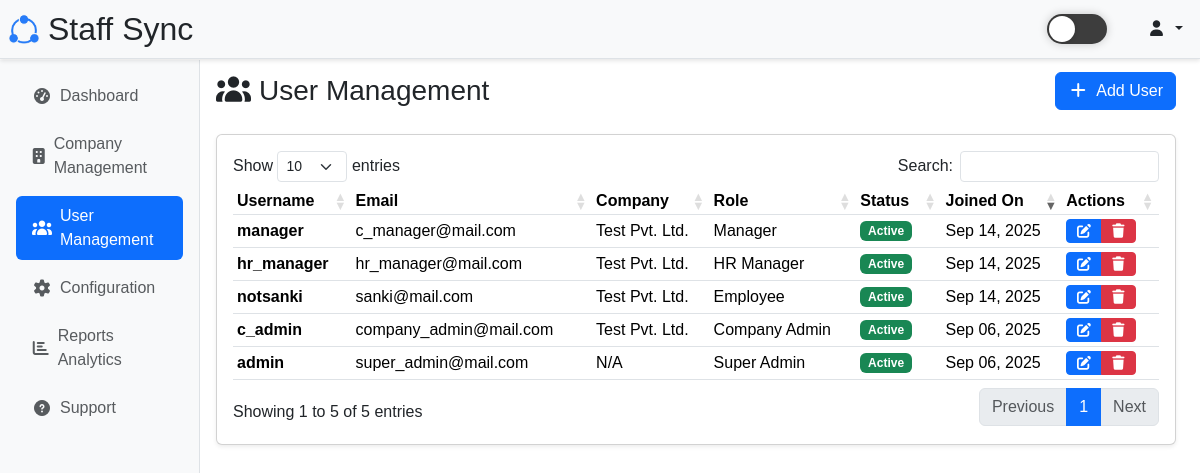
/admin/user_management.php (signed in), run on the app's committed database.
### tables this page shows
CREATE TABLE `users` (
  `id` int(11) NOT NULL,
  `company_id` int(11) DEFAULT NULL,
  `role_id` int(11) NOT NULL,
  `username` varchar(50) NOT NULL,
  `email` varchar(100) NOT NULL,
  `password` varchar(255) NOT NULL,
  `status` enum('active','inactive') DEFAULT 'active',
  `created_at` timestamp NOT NULL DEFAULT current_timestamp()
);

CREATE TABLE `companies` (
  `id` int(11) NOT NULL,
  `name` varchar(100) NOT NULL,
  `address` varchar(255) DEFAULT NULL,
  `email` varchar(100) DEFAULT NULL,
  `phone` varchar(20) DEFAULT NULL,
  `created_at` timestamp NOT NULL DEFAULT current_timestamp()
);

CREATE TABLE `roles` (
  `id` int(11) NOT NULL,
  `name` varchar(50) NOT NULL,
  `description` varchar(255) DEFAULT NULL
);

### includes/functions.php (called while the page is built, shortened)
<?php
function query(mysqli $mysqli, string $sql, array $params = []): array
{
    try {
        $stmt = $mysqli->prepare($sql);
        $stmt->execute();
        $query_type = strtoupper(substr(trim($sql), 0, 6));
        if ($query_type === 'SELECT') {
            $result = $stmt->get_result();
            $data = $result->fetch_all(MYSQLI_ASSOC);
            return ['success' => true, 'data' => $data];
        } elseif ($query_type === 'INSERT') {
            return ['success' => true, 'insert_id' => $stmt->insert_id];
        } else {
            return ['success' => true, 'affected_rows' => $stmt->affected_rows];
        }
    } catch (Exception $e) {
        return ['success' => false, 'error' => $e->getMessage()];
    } finally {
        if (isset($stmt)) {
            $stmt->close();
        }
    }
}
?>

### admin/user_management.php (the view, shortened to what this page needs)
<?php
require_once '../config/db.php';
require_once '../includes/functions.php';
$users_result = query($mysqli, "
    SELECT u.*, c.name as company_name, r.name as role_name
    FROM users u
    LEFT JOIN companies c ON u.company_id = c.id
    LEFT JOIN roles r ON u.role_id = r.id
    ORDER BY u.created_at DESC
");
$users = $users_result['success'] ? $users_result['data'] : [];
require_once '../components/layout/header.php';
?>
<div class="d-flex">
    <?php require_once '../components/layout/sidebar.php'; ?>
    <div class="p-3 p-md-4" style="flex: 1;">
        <div class="d-flex justify-content-between align-items-center flex-wrap gap-2 mb-4">
            <h2 class="h3 mb-0 text-gray-800"><i class="fas fa-users me-2"></i>User Management</h2>
            <button class="btn btn-primary" data-bs-toggle="modal" data-bs-target="#userModal"
                onclick="prepareAddModal()">
                <i class="fas fa-plus me-2"></i>Add User
            </button>
        </div>
        <div class="card shadow-sm">
            <div class="card-body">
                <div class="table-responsive overflow-auto" style="max-height: 60vh;">
                    <table class="table table-hover table-sm align-middle" id="usersTable">
                        <thead class="">
                            <tr>
                                <th>Username</th>
                                <th class="d-none d-md-table-cell">Email</th>
                                <th class="d-none d-lg-table-cell">Company</th>
                                <th class="d-none d-lg-table-cell">Role</th>
                                <th>Status</th>
                                <th class="d-none d-xl-table-cell">Joined On</th>
                                <th>Actions</th>
                            </tr>
                        </thead>
                        <tbody>
                            <?php foreach ($users as $user): ?>
                                <tr id="user-row-<?= $user['id']; ?>">
                                    <td><strong><?= htmlspecialchars($user['username']); ?></strong></td>
                                    <td class="d-none d-md-table-cell"><?= htmlspecialchars($user['email']); ?></td>
                                    <td class="d-none d-lg-table-cell">
                                        <?= htmlspecialchars($user['company_name'] ?? 'N/A'); ?>
                                    </td>
                                    <td class="d-none d-lg-table-cell"><?= htmlspecialchars($user['role_name']); ?></td>
                                    <td>
                                        <span
                                            class="badge text-bg-<?= $user['status'] === 'active' ? 'success' : 'danger'; ?>">
                                            <?= ucfirst($user['status']); ?>
                                        </span>
                                    </td>
                                    <td class="d-none d-xl-table-cell">
                                        <?= date('M d, Y', strtotime($user['created_at'])); ?>
                                    </td>
                                    <td>
                                        <div class="btn-group">
                                            <button type="button" class="btn btn-sm btn-primary"
                                                onclick='prepareEditModal(<?= json_encode($user); ?>)'
                                                data-bs-toggle="modal" data-bs-target="#userModal">
                                                <i class="fas fa-edit"></i>
                                            </button>
                                            <button type="button" class="btn btn-sm btn-danger"
                                                onclick="deleteUser(<?= $user['id']; ?>)">
                                                <i class="fas fa-trash"></i>
                                            </button>
                                        </div>
                                    </td>
                                </tr>
                            <?php endforeach; ?>
                        </tbody>
                    </table>
                </div>
            </div>
        </div>
    </div>
</div>
<?php require_once '../components/layout/footer.php'; ?>

### assets/css/datatable.css (style rules this page uses)
:root { --dt-row-selected: 13, 110, 253; --dt-row-selected-text: 255, 255, 255; --dt-row-selected-link: 9, 10, 11; --dt-row-stripe: 0, 0, 0; --dt-row-hover: 0, 0, 0; --dt-column-ordering: 0, 0, 0; --dt-html-background: white; }
table.dataTable thead > tr > th.sorting, table.dataTable thead > tr > th.sorting_asc, table.dataTable thead > tr > th.sorting_desc, table.dataTable thead > tr > th.sorting_asc_disabled, table.dataTable thead > tr > th.sorting_desc_disabled, table.dataTable thead > tr > td.sorting, table.dataTable thead > tr > td.sorting_asc, table.dataTable thead > tr > td.sorting_desc, table.dataTable thead > tr > td.sorting_asc_disabled, table.dataTable thead > tr > td.sorting_desc_disabled { cursor: pointer; position: relative; padding-right: 26px; }
table.dataTable thead > tr > th.sorting:before, table.dataTable thead > tr > th.sorting:after, table.dataTable thead > tr > th.sorting_asc:before, table.dataTable thead > tr > th.sorting_asc:after, table.dataTable thead > tr > th.sorting_desc:before, table.dataTable thead > tr > th.sorting_desc:after, table.dataTable thead > tr > th.sorting_asc_disabled:before, table.dataTable thead > tr > th.sorting_asc_disabled:after, table.dataTable thead > tr > th.sorting_desc_disabled:before, table.dataTable thead > tr > th.sorting_desc_disabled:after, table.dataTable thead > tr > td.sorting:before, table.dataTable thead > tr > td.sorting:after, table.dataTable thead > tr > td.sorting_asc:before, table.dataTable thead > tr > td.sorting_asc:after, table.dataTable thead > tr > td.sorting_desc:before, table.dataTable thead > tr > td.sorting_desc:after, table.dataTable thead > tr > td.sorting_asc_disabled:before, table.dataTable thead > tr > td.sorting_asc_disabled:after, table.dataTable thead > tr > td.sorting_desc_disabled:before, table.dataTable thead > tr > td.sorting_desc_disabled:after { position: absolute; display: block; opacity: 0.125; right: 10px; line-height: 9px; font-size: 0.8em; }
table.dataTable thead > tr > th.sorting:before, table.dataTable thead > tr > th.sorting_asc:before, table.dataTable thead > tr > th.sorting_desc:before, table.dataTable thead > tr > th.sorting_asc_disabled:before, table.dataTable thead > tr > th.sorting_desc_disabled:before, table.dataTable thead > tr > td.sorting:before, table.dataTable thead > tr > td.sorting_asc:before, table.dataTable thead > tr > td.sorting_desc:before, table.dataTable thead > tr > td.sorting_asc_disabled:before, table.dataTable thead > tr > td.sorting_desc_disabled:before { bottom: 50%; content: "▲"; content: "▲"/""; }
table.dataTable thead > tr > th.sorting:after, table.dataTable thead > tr > th.sorting_asc:after, table.dataTable thead > tr > th.sorting_desc:after, table.dataTable thead > tr > th.sorting_asc_disabled:after, table.dataTable thead > tr > th.sorting_desc_disabled:after, table.dataTable thead > tr > td.sorting:after, table.dataTable thead > tr > td.sorting_asc:after, table.dataTable thead > tr > td.sorting_desc:after, table.dataTable thead > tr > td.sorting_asc_disabled:after, table.dataTable thead > tr > td.sorting_desc_disabled:after { top: 50%; content: "▼"; content: "▼"/""; }
table.dataTable thead > tr > th.sorting_asc:before, table.dataTable thead > tr > th.sorting_desc:after, table.dataTable thead > tr > td.sorting_asc:before, table.dataTable thead > tr > td.sorting_desc:after { opacity: 0.6; }
table.dataTable thead th, table.dataTable thead td, table.dataTable tfoot th, table.dataTable tfoot td { text-align: left; }
table.dataTable { clear: both; margin-top: 6px !important; margin-bottom: 6px !important; max-width: none !important; border-collapse: separate !important; border-spacing: 0; }
table.dataTable td, table.dataTable th { -webkit-box-sizing: content-box; box-sizing: content-box; }
table.dataTable > tbody > tr { background-color: transparent; }
table.dataTable.table-sm > thead > tr > th:not(.sorting_disabled) { padding-right: 20px; }
table.dataTable.table-sm > thead > tr > th:not(.sorting_disabled):before, table.dataTable.table-sm > thead > tr > th:not(.sorting_disabled):after { right: 5px; }

### assets/css/custom.css (style rules this page uses)
* { font-family: Verdana, Geneva, Tahoma, sans-serif; }
:root { --bs-card-cap-bg: rgba(var(--bs-body-color-rgb), 0.03); }

### data on the page
users: username "manager", email "c_manager@mail.com", company.name "Test Pvt. Ltd.", role.name "Manager", status "Active", created_at "Sep 14, 2025"
users: username "hr_manager", email "hr_manager@mail.com", company.name "Test Pvt. Ltd.", role.name "HR Manager", status "Active", created_at "Sep 14, 2025"
users: username "notsanki", email "sanki@mail.com", company.name "Test Pvt. Ltd.", role.name "Employee", status "Active", created_at "Sep 14, 2025"
users: username "c_admin", email "company_admin@mail.com", company.name "Test Pvt. Ltd.", role.name "Company Admin", status "Active", created_at "Sep 06, 2025"
users: username "admin", email "super_admin@mail.com", company_name "N/A", role.name "Super Admin", status "Active", created_at "Sep 06, 2025"

### other printed values
$item['title'] "Dashboard"
$item['title'] "Company Management"
$item['title'] "User Management"
$item['title'] "Configuration"
$item['title'] "Reports Analytics"
$item['title'] "Support"
